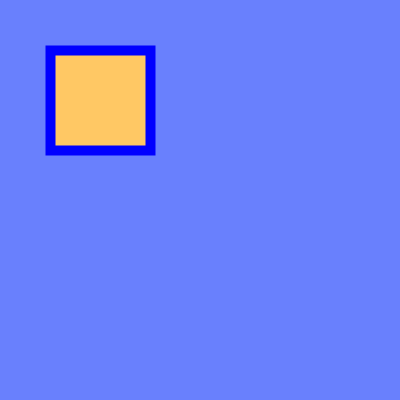
Frame 1 (no input)
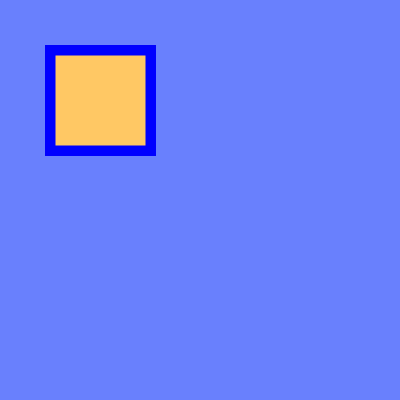
Frame 60 (the mouse pressed at the canvas centre just before this capture)
Frame 120 (the mouse held since frame 60 and released just before this capture): identical to frame 60, image omitted

The Processing sketch that drew these frames (run headless with seeded random() and noise(); from frame 60 on, the mouse is pressed at the canvas centre):

// Processing sketch: processing_112556
// ── processing_112556.pde

void setup(){
  size(400,400);
  background(105,128,253);
}

void draw(){
  fill(255,200,100);
  stroke(0,0,255);
  strokeWeight(10);
  rect(50,50,100,100);
  
}
